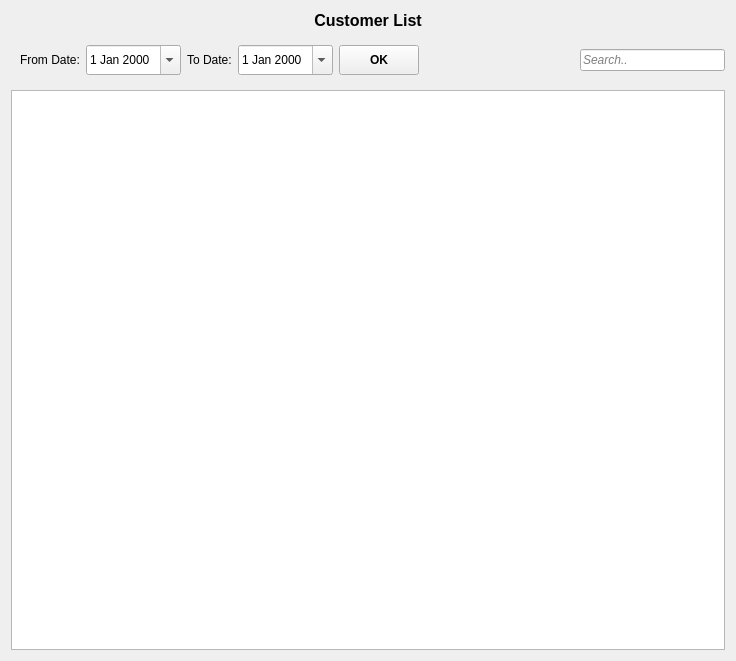
<?xml version="1.0" encoding="UTF-8"?>
<ui version="4.0">
 <class>CustomerList</class>
 <widget class="QWidget" name="CustomerList">
  <property name="geometry">
   <rect>
    <x>0</x>
    <y>0</y>
    <width>736</width>
    <height>661</height>
   </rect>
  </property>
  <property name="windowTitle">
   <string>Form</string>
  </property>
  <layout class="QVBoxLayout" name="verticalLayout">
   <item>
    <widget class="QLabel" name="label">
     <property name="font">
      <font>
       <pointsize>12</pointsize>
       <weight>75</weight>
       <bold>true</bold>
      </font>
     </property>
     <property name="text">
      <string>Customer List</string>
     </property>
     <property name="alignment">
      <set>Qt::AlignCenter</set>
     </property>
    </widget>
   </item>
   <item>
    <layout class="QHBoxLayout" name="horizontalLayout_2" stretch="0,0,0">
     <item>
      <widget class="QWidget" name="DateWidget" native="true">
       <property name="minimumSize">
        <size>
         <width>50</width>
         <height>0</height>
        </size>
       </property>
       <layout class="QHBoxLayout" name="horizontalLayout_3">
        <item>
         <widget class="QLabel" name="fromDateLabel">
          <property name="text">
           <string>From Date:</string>
          </property>
         </widget>
        </item>
        <item>
         <widget class="QDateEdit" name="fromDateDateEdit">
          <property name="minimumSize">
           <size>
            <width>0</width>
            <height>30</height>
           </size>
          </property>
          <property name="calendarPopup">
           <bool>true</bool>
          </property>
         </widget>
        </item>
        <item>
         <widget class="QLabel" name="toDateLabel">
          <property name="text">
           <string>To Date:</string>
          </property>
         </widget>
        </item>
        <item>
         <widget class="QDateEdit" name="toDateDateEdit">
          <property name="minimumSize">
           <size>
            <width>0</width>
            <height>30</height>
           </size>
          </property>
          <property name="calendarPopup">
           <bool>true</bool>
          </property>
         </widget>
        </item>
        <item>
         <widget class="QToolButton" name="OKButton">
          <property name="minimumSize">
           <size>
            <width>80</width>
            <height>30</height>
           </size>
          </property>
          <property name="font">
           <font>
            <weight>75</weight>
            <bold>true</bold>
           </font>
          </property>
          <property name="text">
           <string>OK</string>
          </property>
         </widget>
        </item>
       </layout>
      </widget>
     </item>
     <item>
      <spacer name="horizontalSpacer_2">
       <property name="orientation">
        <enum>Qt::Horizontal</enum>
       </property>
       <property name="sizeHint" stdset="0">
        <size>
         <width>40</width>
         <height>20</height>
        </size>
       </property>
      </spacer>
     </item>
     <item>
      <widget class="QLineEdit" name="searchLine">
       <property name="font">
        <font>
         <italic>true</italic>
        </font>
       </property>
       <property name="placeholderText">
        <string>Search..</string>
       </property>
      </widget>
     </item>
    </layout>
   </item>
   <item>
    <widget class="QTableView" name="tableView">
     <property name="font">
      <font>
       <pointsize>12</pointsize>
      </font>
     </property>
     <property name="alternatingRowColors">
      <bool>true</bool>
     </property>
     <property name="selectionBehavior">
      <enum>QAbstractItemView::SelectRows</enum>
     </property>
    </widget>
   </item>
  </layout>
 </widget>
 <resources/>
 <connections/>
</ui>
